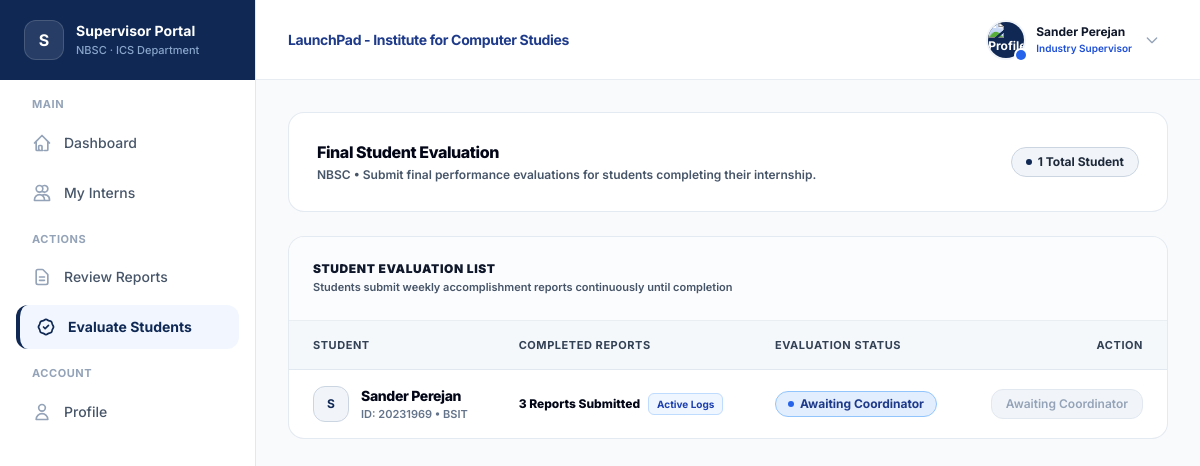
/supervisor/evaluate_interns.php (signed in), run on the app's committed database.
### tables this page shows
CREATE TABLE `supervisors` (
  `id` int(11) NOT NULL,
  `user_id` int(11) NOT NULL,
  `company_id` int(11) DEFAULT NULL,
  `office_id` int(11) DEFAULT NULL,
  `job_title` varchar(150) DEFAULT NULL,
  `contact_number` varchar(30) DEFAULT NULL,
  `created_at` datetime DEFAULT current_timestamp()
);

CREATE TABLE `companies` (
  `id` int(11) NOT NULL,
  `name` varchar(255) NOT NULL,
  `department` varchar(255) DEFAULT 'Main Office',
  `address` text DEFAULT NULL,
  `created_at` datetime DEFAULT current_timestamp(),
  `status` enum('active','archived') NOT NULL DEFAULT 'active',
  `archived_at` datetime DEFAULT NULL
);

CREATE TABLE `students` (
  `id` int(11) NOT NULL,
  `user_id` int(11) NOT NULL,
  `student_number` varchar(100) NOT NULL,
  `program` varchar(50) DEFAULT 'BSIT',
  `section` varchar(20) NOT NULL DEFAULT 'IT44A',
  `company_id` int(11) DEFAULT NULL,
  `supervisor_id` int(11) DEFAULT NULL,
  `office_id` int(11) DEFAULT NULL,
  `ojt_start_date` date DEFAULT NULL,
  `completion_requested` tinyint(1) DEFAULT 0,
  `evaluation_triggered` tinyint(1) DEFAULT 0,
  `created_at` datetime DEFAULT current_timestamp()
);

CREATE TABLE `users` (
  `id` int(11) NOT NULL,
  `name` varchar(255) NOT NULL,
  `email` varchar(255) NOT NULL,
  `password_hash` varchar(255) DEFAULT NULL,
  `role` enum('student','supervisor','coordinator','admin') NOT NULL DEFAULT 'student',
  `status` enum('active','archived') NOT NULL DEFAULT 'active',
  `archived_at` datetime DEFAULT NULL,
  `avatar_url` text DEFAULT NULL,
  `created_at` datetime DEFAULT current_timestamp(),
  `privacy_consent` tinyint(1) DEFAULT 0
);

### supervisor/evaluate_interns.php (called while the page is built, shortened)
<?php
require_once __DIR__ . '/../config/db.php';
$userId = (int)$_SESSION['user_id'];
$supervisor = [
    'name' => $_SESSION['user_name'] ?? 'Supervisor',
    'company_name' => 'Host Company'
];
$students = [];
try {
    $stmtSup = $pdo->prepare("
        SELECT
            s.id AS supervisor_id,
            u.name AS supervisor_name,
            c.name AS company_name
        FROM supervisors s
        JOIN users u ON s.user_id = u.id
        LEFT JOIN companies c ON s.company_id = c.id
        WHERE s.user_id = ?
        LIMIT 1
    ");
    $stmtSup->execute([$userId]);
    $supData = $stmtSup->fetch(PDO::FETCH_ASSOC);
    $supervisorId = (int)$supData['supervisor_id'];
    $supervisor['name'] = $supData['supervisor_name'];
    if (!empty($supData['company_name'])) {
        $supervisor['company_name'] = $supData['company_name'];
    }
    $studentsSql = "
        SELECT
            s.id,
            s.student_number,
            s.program,
            s.evaluation_triggered,
            u.name,
            u.email,
            u.avatar_url,
            COUNT(DISTINCT r.id) AS submitted_wars,
            e.id AS evaluation_id,
            e.final_score,
            e.grade_equivalent,
            e.otp_verified,
            e.otp_signed_at,
            CASE
                WHEN e.id IS NOT NULL AND e.otp_verified = 1 THEN 'completed'
                ELSE 'pending'
            END AS evaluation_status
        FROM students s
        JOIN users u ON s.user_id = u.id
        LEFT JOIN reports r ON s.id = r.student_id
        LEFT JOIN evaluations e ON s.id = e.student_id AND e.supervisor_id = s.supervisor_id
        WHERE s.supervisor_id = ?
        GROUP BY
            s.id,
            s.student_number,
            s.program,
            s.evaluation_triggered,
            u.name,
            u.email,
            u.avatar_url,
            e.id,
            e.final_score,
            e.grade_equivalent,
            e.otp_verified,
            e.otp_signed_at
        ORDER BY u.name ASC
    ";
    $stmtStudents = $pdo->prepare($studentsSql);
    $stmtStudents->execute([$supervisorId]);
    $students = $stmtStudents->fetchAll(PDO::FETCH_ASSOC) ?: [];
} catch (Exception $e) {
    error_log("Database Error in supervisor/evaluate_interns.php: " . $e->getMessage());
}
require_once __DIR__ . '/../src/pages/supervisor/evaluateInternsPage.php';

### src/pages/supervisor/evaluateInternsPage.php (the view, shortened to what this page needs)
<?php
if (!function_exists('e')) {
    function e($value) {
        return htmlspecialchars((string)($value ?? ''), ENT_QUOTES, 'UTF-8');
    }
}
?>
<!DOCTYPE html>
<html lang="en">
<head>
    <script src="https://cdn.tailwindcss.com"></script>
    <link rel="stylesheet" href="/ICS-PORTAL/public/css/style.css">
</head>
<body class="bg-[#F8FAFC] text-slate-900 subpixel-antialiased selection:bg-[#0F2854] selection:text-white">
    <div class="flex min-h-screen">
        <?php include __DIR__ . '/../../components/supervisor_sidebar.php'; ?>
        <div class="flex-1 flex flex-col min-w-0">
            <?php include __DIR__ . '/../../components/header.php'; ?>
            <main class="p-8 max-w-[1400px] w-full mx-auto space-y-6 flex-1 relative">
                <div class="flex flex-col sm:flex-row justify-between items-start sm:items-center gap-4 bg-white p-7 rounded-2xl border border-slate-200/90 shadow-xs">
                    <div>
                        <h1 class="text-base font-extrabold text-slate-950 leading-snug tracking-tight">Final Student Evaluation</h1>
                        <p class="text-xs font-semibold text-slate-600 mt-1">
                            <?= e($supervisor['company_name'] ?? 'Host Company'); ?> &bull; Submit final performance evaluations for students completing their internship.
                        </p>
                    </div>
                    <span class="inline-flex items-center gap-1.5 px-3.5 py-1.5 rounded-full bg-slate-100 text-slate-800 border border-slate-300 text-xs font-bold shadow-2xs">
                        <span class="w-1.5 h-1.5 rounded-full bg-[#0F2854]"></span>
                        <?= count($students ?? []); ?> Total <?= count($students ?? []) === 1 ? 'Student' : 'Students'; ?>
                    </span>
                </div>
                <div class="bg-white rounded-2xl border border-slate-200/90 shadow-xs overflow-hidden">
                    <div class="p-6 border-b border-slate-200/70 flex justify-between items-center bg-slate-50/60">
                        <div>
                            <h3 class="text-xs font-black text-slate-900 tracking-wider uppercase">Student Evaluation List</h3>
                            <p class="text-[11px] font-semibold text-slate-600 mt-0.5">Students submit weekly accomplishment reports continuously until completion</p>
                        </div>
                    </div>
                    <?php if (!empty($students) && count($students) > 0): ?>
                        <div class="overflow-x-auto">
                            <table class="w-full text-left border-collapse text-xs">
                                <thead>
                                    <tr class="bg-slate-100/70 text-slate-700 text-[11px] uppercase tracking-wider border-b border-slate-200 font-black">
                                        <th class="py-4 px-6">Student</th>
                                        <th class="py-4 px-6">Completed Reports</th>
                                        <th class="py-4 px-6">Evaluation Status</th>
                                        <th class="py-4 px-6 text-right">Action</th>
                                    </tr>
                                </thead>
                                <tbody class="divide-y divide-slate-200/80 text-slate-800">
                                    <?php foreach ($students as $student):
                                        $submittedWars = intval($student['submitted_wars'] ?? 0);
                                        $evalStatus    = strtolower($student['evaluation_status'] ?? '');
                                        $isEvaluated   = !empty($student['evaluation_id']) || in_array($evalStatus, ['verified', 'completed', 'approved']);
                                        $isTriggered   = !empty($student['evaluation_triggered']);
                                        $needsAction   = (!$isEvaluated && $isTriggered);
                                    ?>
                                        <tr class="hover:bg-slate-50 transition-colors group <?= $needsAction ? 'bg-amber-50/20' : ''; ?>">
                                            <td class="py-4 px-6">
                                                <div class="flex items-center gap-3">
                                                    <div class="w-9 h-9 rounded-xl bg-slate-100 text-[#0F2854] flex items-center justify-center font-bold text-xs shrink-0 overflow-hidden border border-slate-300 group-hover:border-[#0F2854] transition-colors">
                                                    </div>
                                                    <div>
                                                        <p class="font-extrabold text-slate-950 text-sm tracking-tight"><?= e($student['name'] ?? 'Student'); ?></p>
                                                        <p class="text-[11px] text-slate-500 font-semibold">ID: <?= e($student['student_number'] ?? 'N/A'); ?> &bull; <?= e($student['program'] ?? 'BSIT'); ?></p>
                                                    </div>
                                                </div>
                                            </td>
                                            <td class="py-4 px-6 whitespace-nowrap">
                                                <div class="flex items-center gap-2">
                                                    <span class="font-extrabold text-slate-950 text-xs"><?= $submittedWars; ?> <?= ($submittedWars === 1) ? 'Report' : 'Reports'; ?> Submitted</span>
                                                    <?php if ($submittedWars > 0): ?>
                                                        <span class="px-2 py-0.5 bg-blue-50 text-blue-800 text-[10px] font-bold rounded-md border border-blue-200">
                                                            Active Logs
                                                        </span>
                                                    <?php else: ?>
                                                        <span class="px-2 py-0.5 bg-slate-100 text-slate-600 text-[10px] font-semibold rounded-md border border-slate-300">
                                                            None Yet
                                                        </span>
                                                    <?php endif; ?>
                                                </div>
                                            </td>
                                            <td class="py-4 px-6 whitespace-nowrap">
                                                <?php if ($isEvaluated): ?>
                                                    <span class="inline-flex items-center gap-1.5 px-3 py-1 rounded-full bg-emerald-100/80 text-emerald-900 border border-emerald-300 text-xs font-bold shadow-2xs">
                                                        <span class="w-1.5 h-1.5 rounded-full bg-emerald-600"></span>
                                                        Completed
                                                    </span>
                                                <?php else: ?>
                                                    <span class="inline-flex items-center gap-1.5 px-3 py-1 rounded-full bg-blue-100/80 text-blue-900 border border-blue-300 text-xs font-bold shadow-2xs">
                                                        <span class="w-1.5 h-1.5 rounded-full bg-blue-600"></span>
                                                        Awaiting Coordinator
                                                    </span>
                                                <?php endif; ?>
                                            </td>
                                            <td class="py-4 px-6 text-right whitespace-nowrap">
                                                <?php if ($isEvaluated): ?>
                                                    <a href="evaluate_view.php?id=<?= (int)$student['evaluation_id']; ?>" class="px-3.5 py-1.5 bg-slate-100 hover:bg-slate-200 text-slate-800 text-xs font-bold rounded-xl border border-slate-300 shadow-2xs transition-all inline-block cursor-pointer">
                                                        View Result
                                                    </a>
                                                <?php else: ?>
                                                    <button disabled class="px-3.5 py-1.5 bg-slate-100 text-slate-400 text-xs font-semibold rounded-xl border border-slate-200 cursor-not-allowed inline-block" title="Coordinator must trigger the evaluation request first">
                                                        Awaiting Coordinator
                                                    </button>
                                                <?php endif; ?>
                                            </td>
                                        </tr>
                                    <?php endforeach; ?>
                                </tbody>
                            </table>
                        </div>
                    <?php endif; ?>
                </div>
            </main>
        </div>
    </div>
</body>
</html>

### public/css/style.css (style rules this page uses)
html, body { font-family: 'Inter', system-ui, -apple-system, BlinkMacSystemFont, 'Segoe UI', Roboto, sans-serif !important; text-rendering: optimizeLegibility !important; -webkit-font-smoothing: subpixel-antialiased !important; -moz-osx-font-smoothing: auto !important; }

### data on the page
supervisors: company.name "NBSC"
students: user.name "Sander Perejan", student_number "20231969", program "BSIT", submittedWars "3", evaluation_triggered 0 (drawn)

### other printed values
$displayName "Sander Perejan"
$roleLabel "Industry Supervisor"
count($students ?? []) "1"
